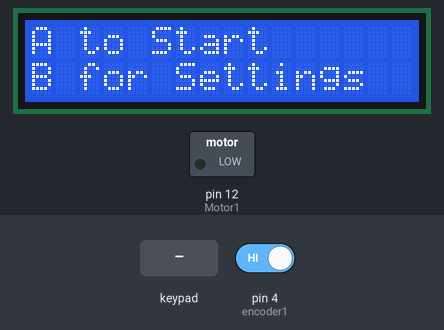
The sketch below on a simulated Arduino Uno, built with avr-gcc and run on an emulated ATmega328P. Shown: 16×2 character LCD, switched loads named in the sketch (green lamp = pin HIGH). The test bench sets the inputs (shaded band); at power-on: pin 4 (encoder1) HIGH. Pins used as bus, display or sensor lines are not drawn.

Above: at 1.2 s.
1.3 s: key 'A' pressed
At 2.2 s:
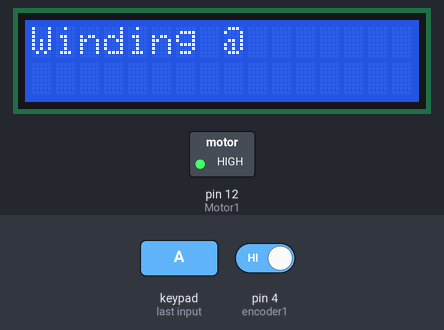
Timing chart, 0 to 4.3 s (numbered marks = the images above; inputs shaded):
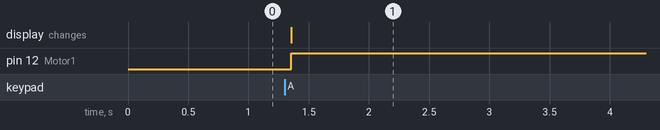

The sketch:

Yoyo_Loom_Code.ino
```cpp
//code created by Ross Levine and Mitchell McMillan
//last edit: 3/9/2020

#include <Wire.h>
#include <LiquidCrystal_I2C.h>
#include <Keypad.h>

const byte  ROWS = 4;
const byte  COLS = 4;
char        Message = "";


char hexaKeys[ROWS][COLS] = {
  {'1', '2', '3', 'A'},
  {'4', '5', '6', 'B'},
  {'7', '8', '9', 'C'},
  {'*', '0', '#', 'D'}
};

byte rowPins[ROWS] = {5, 4, 3, 2};
byte colPins[COLS] = {9, 8, 7, 6};

Keypad customKeypad = Keypad(makeKeymap(hexaKeys), rowPins, colPins, ROWS, COLS);

// Set the LCD address to 0x27 for a 16 chars and 2 line display
LiquidCrystal_I2C lcd(0x27, 16, 2);

int   STATE;
int   turns;
int   tpi = 60; //initialized to 60
bool  clearflag;
int   len = 48; //Change this if you have a different length of machine. Represents total string length in inches.
int   ratio = 4; //Change if you have a different gear ratio
int   twists;

//motor assignment
#define encoder1 4
#define encoder2 5

int counter1 = 0;
int State;
int LastState;

const int Motor1 = 12;
const int Motor1Speed = 3;
const int Motor1Brake = 9;

const int CW = HIGH;
const int CCW = LOW;


void setup()
{
  // initialize the LCD
  lcd.begin();

  // Turn on the blacklight and print a message.
  lcd.backlight();
  STATE = 1;
  clearflag = 1;

  //encoder
  pinMode (encoder1, INPUT);
  pinMode (encoder2, INPUT);

  //motor assignment
  pinMode(Motor1, OUTPUT);
  pinMode(Motor1Speed, OUTPUT);
  pinMode(Motor1Brake, OUTPUT);

  Serial.begin(9600);

  LastState = digitalRead(encoder1);
}

void loop()
{

  char customKey = customKeypad.getKey();

  if (customKey){
    Message = customKey;
    }
  if (STATE == 1){

    twists = tpi * len * ratio;

    printer("A to Start", "B for Settings");

    if (Message =='A'){
      STATE = 2;
      clearflag = 1;
      Message = '.';
    }
    if (Message =='B'){
      STATE = 3;
      clearflag = 1;
      Message = '.';
      printer("Choose tightness","on scale of 1-6");
    }
  }

  if (STATE == 2) {
    printer("Winding @","");
    //TURN ON MOTOR
    State = digitalRead(encoder1);
    if (State != LastState) {
        if (digitalRead(encoder2) != State) {
          counter1 ++;
        }
        else {
          counter1 --;
        }
        Serial.print("Position: ");
        Serial.println(counter1);

      }
      LastState = State;

      if (counter1 < twists) {
        brake('A', 0);
        moveMotor('A',CW,255);
      }
      else {
        brake('A', 1);
      }
    }


  if (STATE == 3) {
    switch (Message) {
      case '1':
        tpi = 20;
        clearflag = 1;
        printer("TPI set to 20","");
        clearflag = 1;
        delay(2000);
        STATE = 1;
        break;
      case '2':
        tpi = 40;
        clearflag = 1;
        printer("TPI set to 40","");
        clearflag = 1;
        delay(2000);
        STATE = 1;
        break;
      case '3':
        tpi = 60;
        clearflag = 1;
        printer("TPI set to 60","");
        clearflag = 1;
        delay(2000);
        STATE = 1;
        break;
      case '4':
        tpi = 80;
        clearflag = 1;
        printer("TPI set to 80","");
        clearflag = 1;
        delay(2000);
        STATE = 1;
        break;
      case '5':
        tpi = 100;
        clearflag = 1;
        printer("TPI set to 100","");
        clearflag = 1;
        delay(2000);
        STATE = 1;
        break;
      case '6':
        tpi = 120;
        clearflag = 1;
        printer("TPI set to 120","");
        clearflag = 1;
        delay(2000);
        STATE = 1;
        break;
    }
  }
}

void printer(char* a, char* b){
    if (clearflag == 1){
      lcd.clear();
      clearflag = 0;
    }
    lcd.setCursor(0,0);
    lcd.print(a);
    lcd.setCursor(0,1);
    lcd.print(b);
}

void  moveMotor(char motor, int dir, int speed) {

  int motorPin;
  int motorSpeedPin;

  if(motor == 'A') {
    motorPin = Motor1;
    motorSpeedPin = Motor1Speed;
  }
  digitalWrite(motorPin, dir);
  analogWrite(motorSpeedPin, speed);
}

void brake(char motor, int brk){ //1 to apply, 0 to release
  if(motor == 'A') {
    digitalWrite(Motor1Brake, brk);
    //delay(1000);
  }

}

/*
 * maybe come back to this when you want the user to enter their own TPI
  if (STATE == 4){
    if (customKey){
      i = 0;
      while (Data[i]){
        Data[i] = NULL;
      }
      if (fourflag == 0){ //this ensures that the LCD is cleared on first button press
        lcd.clear();
        fourflag = 1;
      }
    Data[data_count] = customKey;
    lcd.setCursor(data_count,0);
    lcd.print(Data[data_count]);
    data_count++;

    if (customKey == '#' || data_count > 2){
      Data[data_count + 1] = NULL; //terminate Data stirng with a null
      printer("Hi", "");
      i = 0;
      while (Data[i]){
        lcd.setCursor(i,1);
        lcd.print(Data[i]);
        i++;
      }
      delay(2000);
      STATE = 1;
      }
    }
  }
  */
```

Measured:
- after the input at 1.3 s, pin 12 (Motor1): LOW → HIGH after 0.06 s; the display: changes after 0.06 s (image 1)
